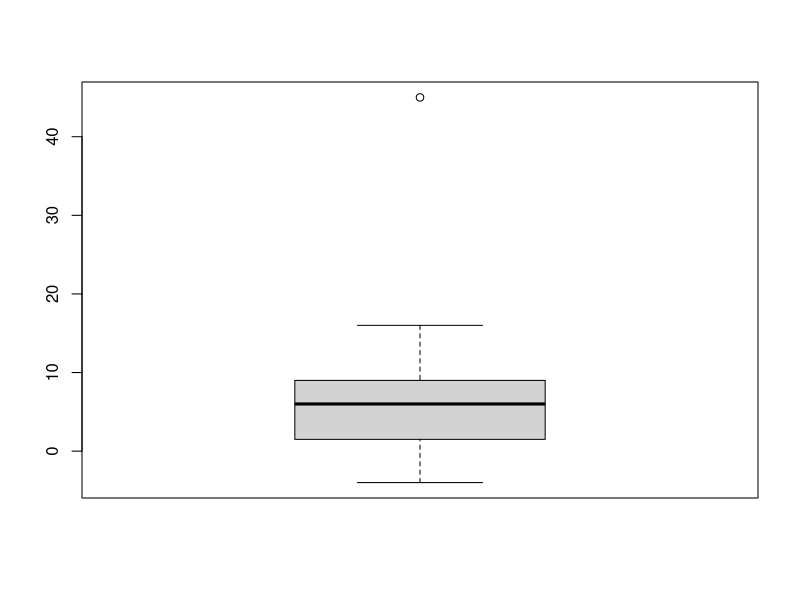

Recreate this plot in R. (Note: this script raises an error after producing the figure.)
## ---- chunk 1
knitr::opts_chunk$set(echo = FALSE)
## ---- chunk 2
pi
sqrt(25)
5^2
## ---- chunk 3
#print matrix

print(matrix(c(1, 2, 3, 4), 2, 2))

matrix(data=c(1, 2, 3, 4), 
        nrow=2, 
        ncol=2,
        byrow=TRUE
        )

# 3x2, 1,4,6,8,9,0
# 1,8
# 4,9
# 6,0

matrix(data=c(1,4,6,8,9,0), 
        nrow=3, 
        ncol=2,
        byrow=FALSE
        )

#print list
print(list("a", "b", "c"))

## ---- chunk 4
# = or <- are used for assignment

x = 3.9
y <- 4

x
y

x = 'a' #is same as
x <- 'a' #is same as
x = "a" #is same as
x <- "a" #is same as

typeof(x)  # data type
class(x)   # for data structure
mode(x)

x = c("fee", "fie", "foe", "fum") # x is a vector
print(x)

x  <-  c("fee", "fie", "foe", "fum") # x is a vector
print(x)

#global variable assignment <<-
#That forces the assignment to a global variable rather than a local variable
x <<- 3

#listing variables
ls()
ls.str()


# delete a variable
rm(x)
ls()

# delete multiple variables
rm(bm,y)
ls()
## ---- chunk 5
x1  <-  c(1, 1, 2, 3, 5, 8, 13, 21)
x1
mode(x1)
typeof(x1) 
class(x1) 

f1 <- c(1 * pi, 2 * pi, 3 * pi, 4 * pi)
mode(f1)
typeof(f1)

s1 <- c("Welcome", "to", "BITS", "Pilani", "!")
mode(s1)
typeof(s1)

l1 <- c(TRUE, TRUE, FALSE, TRUE)
mode(l1)
typeof(l1)

3.5

## ---- chunk 6

v1 <- c(1, 2, 3)
v1
mode(v1)
v3 <- c("A", "B", "C")
v3
mode(v3)
v2 <- c(v1, v3)
v2
mode(v2)
## ---- chunk 7
#assign values to variable x
x <- c(0, 1, 1, 2, 3, 5, 8, 13, 21, 34)
x
#mean
mean(x)

#median
median(x)

#variance
var(x)

#standard deviation
sd(x)

#correlation & covariance. Need 2 variables. 

# create a y variable
print("x")
print(x)
print("x+1")
print(x+1)
x + 1
y <- log(x + 1)
y
#correlation
cor(x, y)
#covariance
cov(x, y)

## ---- chunk 8
x <- c(0, 1, NA , NA, 1, 2, 3, NA, NA)
x
is.na(x)
#without na.rm = TRUE
mean(x) # is equivalent to mean(x, na.rm = FALSE)
sd(x)  # is equivalent to sd(x, na.rm = FALSE)

#with na.rm = TRUE
mean(x, na.rm = TRUE)
sd(x, na.rm = TRUE)

## ---- chunk 9
# use ?mtcars to verify the dataset
library(tidyverse)
data(mtcars)
str(mtcars)
head(mtcars)
#mean
map_dbl(mtcars, mean)

#median
map_dbl(mtcars, median)

#sd
map_dbl(mtcars, sd)

#var
map_dbl(mtcars, var)

#all summary statistics
summary(mtcars)

#correlation
cor(mtcars)

#covariance
cov(mtcars)
## ---- chunk 10
#character
x <- "hello"
class(x)
typeof(x)
length(x)
attributes(x)
nchar(x) # kind of an attribute
## ---- chunk 11
# integer array
x <-  1:10
x
class(x)
typeof(x)
length(x)
attributes(x)
## ---- chunk 12
# numeric array
x <-  as.numeric(1:10)
x <- as.numeric(c(1.1, 2.3, 5.6, 12))
x
class(x)
typeof(x)
length(x)
attributes(x)
## ---- chunk 13
matrix(c(1, 2, 3, 4), nrow = 2, ncol=2  )

x <- matrix(c(1, 2, 3, 4, 5, 6), 
            nrow = 2, 
            ncol = 3)

x
class(x)
typeof(x)
length(x)
attributes(x)
## ---- chunk 14
rownames(x) <- c("Pilani", "Goa")
x
colnames(x) <- c("Hyderabad", "Dubai", "Mumbai")
x
attributes(x)
## ---- chunk 15
x <- c(1, "BITS", FALSE, 10-9i) # Is this a list or vector?

x <- list(as.integer(1), "BITS", FALSE, 10-9i) # Is this a list or vector?

##What is the difference

x
class(x)
typeof(x)

typeof(x[[1]])
typeof(x[[2]])
typeof(x[[3]])
typeof(x[[4]])

length(x)
attributes(x)
## ---- chunk 16
101:115

seq(from = 1, to = 22, by = 5)

rep(8, times = 5)

rep("BITS", times = 3)
## ---- chunk 17
letters[10:20]

x <- data.frame(letters1 = letters[11:20], 
                num1 = 1:10, 
                num2 = as.numeric(11:20)
                )
x

View(x)

class(x)
typeof(x$num2)
length(x)
dim(x)
attributes(x)

## ---- chunk 18
#functions to explore dataframes
head(x,3)
tail(x,4)
dim(x)
nrow(x)
ncol(x)
str(x)
names(x)
rownames(x)
colnames(x)


## ---- chunk 19
a <- 3
a
pi
a == pi # Test for equality

a != pi # Test for inequality

a < pi

a > pi

a <= pi

a >= pi

## ---- chunk 20
v <- c(3, pi, pi, 0)
v
length(v)

w <- c(pi, pi)
w
length(w)
## ---- chunk 21
v == w # Compare two vectors with different sizes
v
v < 3.14

v <- c(3, pi, pi, 0, 3, pi)
w <- c(pi, pi) 
v != w
v < w
v <= w
v > w
v >= w
v == w
## ---- chunk 22
1+19
## ---- chunk 23
v <- c(3, pi, 4)
v == pi # Compare a 3-element vector against one number

v != pi

## ---- chunk 24
fib <- c(0, 1, 1, 2, 3, 5, 8, 13, 21, 34)

fib

#fib[0]

fib[1]

fib[2]

fib[3]

fib[4]

fib[5]

## ---- chunk 25
fib[1:3] # Select elements 1 through 3

fib[4:9] # Select elements 4 through 9

fib[c(1, 2, 4, 8)]

fib[-1] # Ignore first element

fib[1:3] # As before

fib[-(1:3)] # Invert sign of index to exclude instead of select

x[1:3,3]

x
## ---- chunk 26
fib
fib < 10 # This vector is TRUE wherever fib is less than 10

fib[fib < 10] # Use that vector to select elements less than 10

fib[fib > 10]

fib %% 2 == 0 # This vector is TRUE wherever fib is even

fib[fib %% 2 == 0] # Use that vector to select the even elements
## ---- chunk 27
v <- c(3, 6, 1, 9, 11, 16, 0, 3, 1, 45, 2, 8, 9, 6, -4)
v
quantile(v)

quantile(v, 0.25)

z <- c(-4, 0, 1, 1, 2, 3, 3, 6, 6, 8, 9, 9, 11, 16, 45)

print(quantile(v, 0.1))
print(quantile(z, 0.1))


length(z)

summary(v)

boxplot(v)

v > median(v)

v[ v > median(v)]

v[ (v < quantile(v, 0.05)) | (v > quantile(v, 0.95)) ]

#Select all elements that exceed ±1 standard deviations from the mean:

v[ abs(v - mean(v)) > sd(v)]

#Select all elements that are neither NA nor NULL:

v <- c(1, 2, 3, NA, 5, 8)
is.na(v)

na.rm =TRUE

v[!is.na(v)]

v[!is.na(v) & !is.null(v)]

median(v)

quantile(v, 0.25)

desc(v)
## ---- chunk 28
v <- c(11, 12, 13, 14, 15)
w <- c(1 , 2 , 3 , 4 , 5)
v + w

v - w

v * w

v / w

w^v

## ---- chunk 29
w

w + 2

w - 2

w * 2

w / 2

2^w
## ---- chunk 30
w

#sqrt
sqrt(w)

#log
log(w)

#sin
sin(w)

#mean
mean(w)

#distance from mean
w - mean(w)

#sd
sd(w)

#z-score
(w - mean(w))/sd(w)


## ---- chunk 31
#syntax 
#if (condition) {
  ##do this if condition is TRUE 
#} 
#else {
  ## do this if condition is FALSE
#}


#Example
## ---- chunk 32
x <- c(4, -2, -1, 0, 1, 2)
x
sqrt(x)
#purrr package
if (x >= 0) {
  print(sqrt(x))             # do this if x >= 0
} else {
  print("negative number")   # do this otherwise
} 

x <-  8
x
# -1 & 0 # print("between -1 and zero number")
# 0 and 5 print("between zero & 5number")
# else greater than 5

ifelse(( x > -1 && x < 0), 
  #IF TRUE
       print("between -1 and zero number"),
  #IF first condition is FALSE
  ifelse((x > 0 & x < 5 ),
         #IF TRUE
         print("between zero and 5"),
         print(" greater than 5"))
         )
  
x <- 5

# if(condition 1) {
 #expressions of condition 1 is true
#} else if (condition){
  #expressions of condition 1 is false & condition 2 is true
#} else {
  #expressions of condition 1 is false and condition 2 is false
#}
  
x <-  3
x

if( x > -1 && x < 0) { 
  #IF TRUE
       print("between -1 and zero number") 
  } else if(x > 0 && x < 5)
  #IF first condition is FALSE
   {
         #IF TRUE
         print("between zero and 5")
} else {
         print("greater than 5")
}
      


## ---- chunk 33
x <- c(-2, -1, 0, 1, 2)

if (all(x < 0)) {
  print("all are negative")
}

if (any(x < 0)) {
  print("some are negative")
}
## ---- chunk 34
#Syntax
for (x in v) {
  # do something with x
}

y <- c(-2, -1, 0, 1, 2)
y

print(y)

for(x in y) {
  print(x) 
  print(x^2)
}

x <-  NA

x

x<- c(-2, -1, 0, 1, 2)
x
length(x)

for(x in 1:5) {
  print("length: ") 
  print(length(x))
  print(x) 
  print(x^2)
}

print(y)

x <- c(-2, 2, 0, 1, 5)
x
y <- 1:5
y

x_len <- length(x)
y_len <- length(y)

for (i in 1:x_len) {
  #print(i)
  #print(x[[i]])
  #print(y[[i]])
  if(x[[i]] == y[[i]]) {
    print(x[[i]])
    print(x[[i]]^2)
  }
}

for (i in 1:5) {
  v[[i]] <- v[[i]] ^ 2
}
print(v)

print(x)
print(y)

## ---- chunk 35
#syntax
name <- function(param1, ..., paramN) {
          expr1
          .
          .
          .
          exprM
}

#function for coefficient of variation
x <-  1:15

cv <- function(x) {
  sd(x) / mean(x)
}

class(cv)

cv(x)
cv(1:10)     # Set x = 1:10 and evaluate sd(x)/mean(x)
## ---- chunk 36
body(cv)
formals(cv)
environment(cv)
## ---- chunk 37
wt_mean <- function(x, w) {
  sum(x * w) / sum(w)
}

wt_var <- function(x, w) {
  mu <- wt_mean(x, w)
  sum(w * (x - mu) ^ 2) / sum(w)
}
wt_sd <- function(x, w) {
  sqrt(wt_var(x, w))
}

#example
wt_mean(1:6, 1:3)

#same size of x and w
wt_mean <- function(x, w) {
  if (length(x) != length(w)) {
    stop("`x` and `w` must be the same length", call. = TRUE)
  }
  sum(w * x) / sum(w)
}

## ---- chunk 38
celsius_to_kelvin <- function(temp_C) {
  temp_K <- temp_C + 273.15
  return(temp_K)
}

# freezing point of water in Kelvin
celsius_to_kelvin(0)
## ---- chunk 39
fahrenheit_to_kelvin <- function(temp_F) {
  #temp_C <- fahrenheit_to_celsius(temp_F)
  temp_K <- celsius_to_kelvin(temp_F)
  return(temp_K)
}

# freezing point of water in Kelvin
fahrenheit_to_kelvin(32.0)
## ---- chunk 40
celsius_to_kelvin(
  fahrenheit_to_kelvin(32.0)
  )
